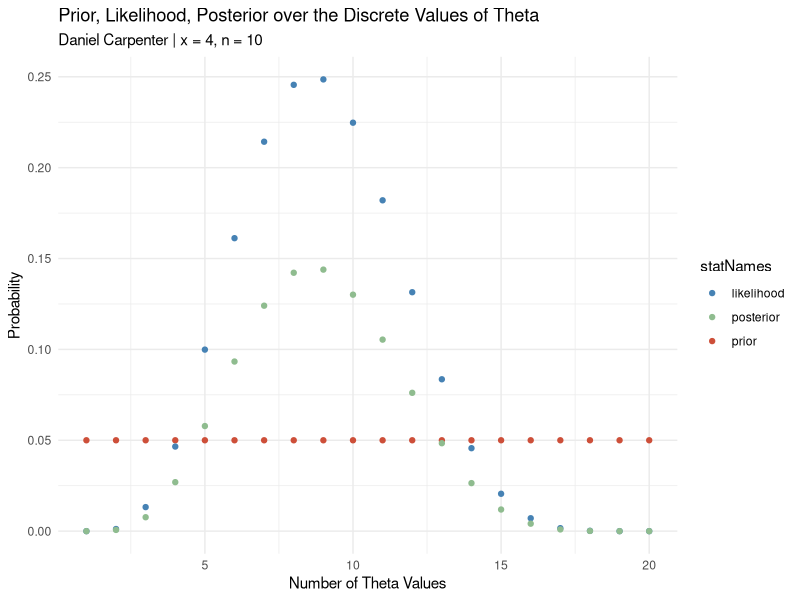
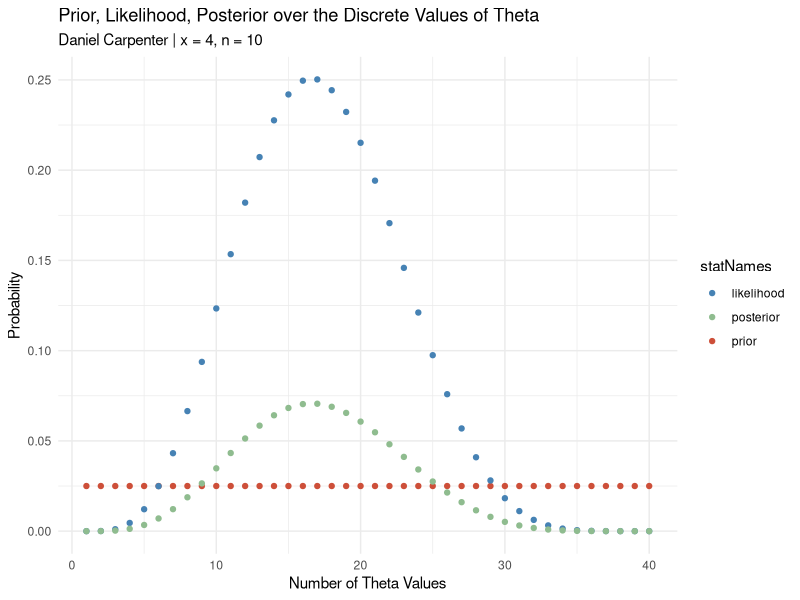
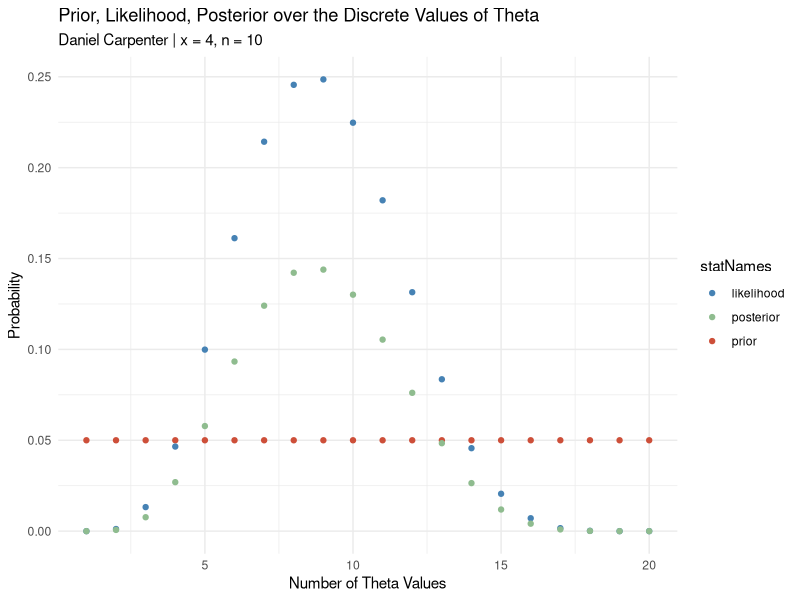
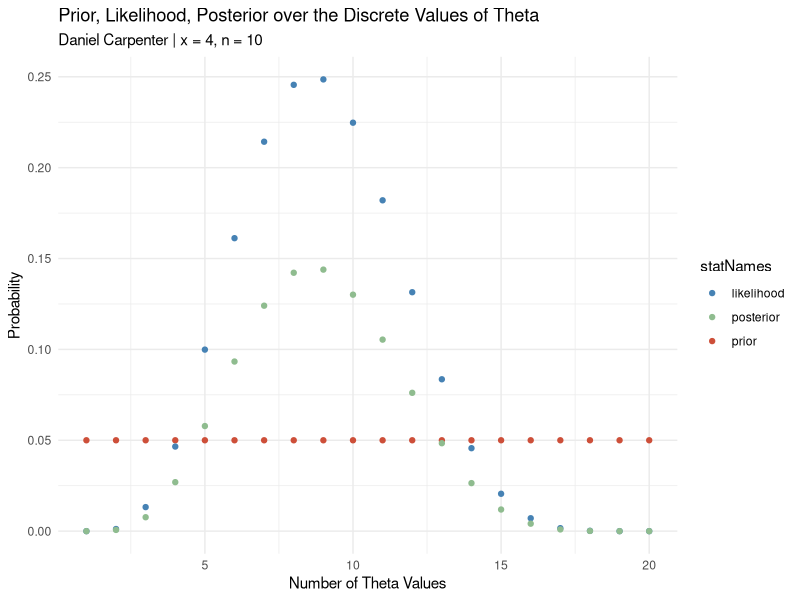
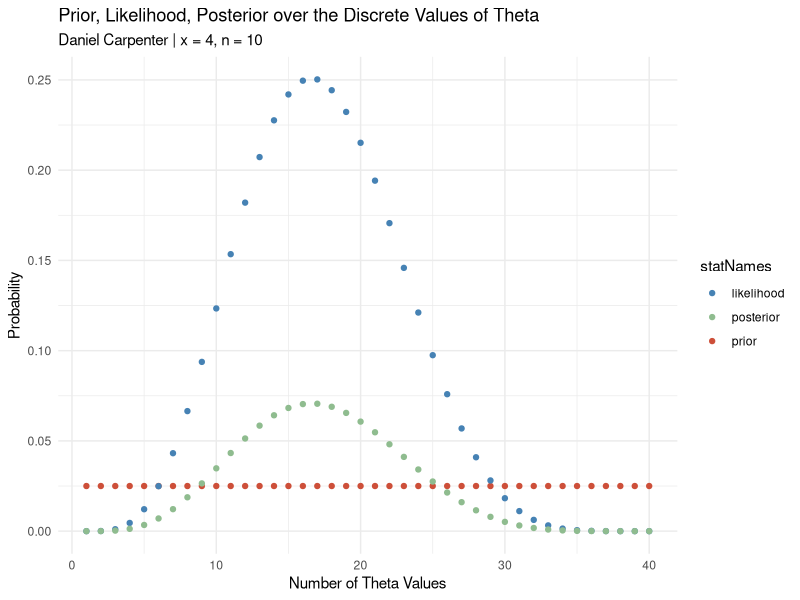
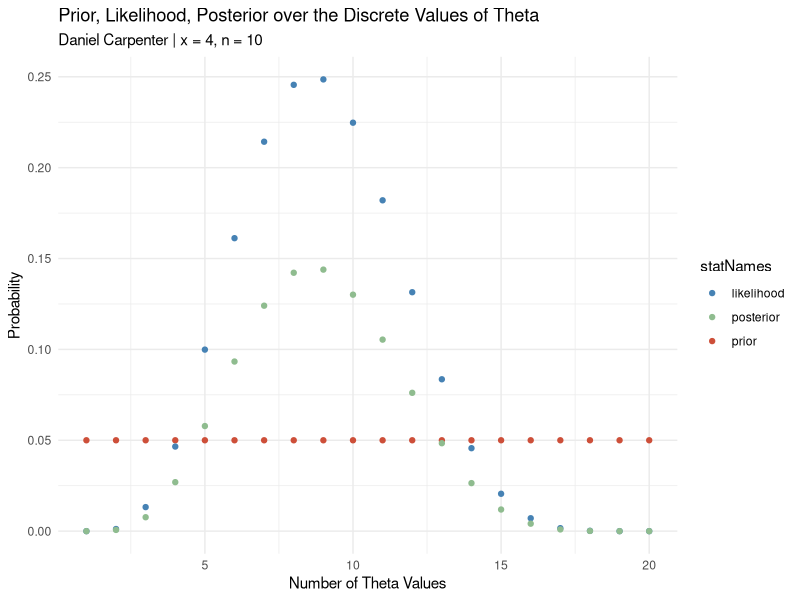

Write R code to recreate these figures, in order.
## ---- chunk 1
knitr::opts_chunk$set(echo = TRUE)
## ---- chunk 2
# Function that creates a classical point est
classicalPointEst <- function(n) {
  theta <- seq(0, 1, length = n)
  
  # Point Estimate for Theta
  return(mean(theta))
}

n = 10 # Num Trials
classicalPointEst(n)
## ---- chunk 3
# Function for classical CI est at 95% confidence
classicalConfInt95 <- function(classicalPointEstFun = classicalPointEst, n) {
  # Get the classical point est
  pointEst <- classicalPointEstFun(n)
  
  # Return the classical interval
  return(pointEst + c(-1, 1) * 1.95 * sqrt(pointEst*(1 - pointEst) / n))
}
  
classicalConfInt95(classicalPointEst, n)
## ---- chunk 4
mycoin <- mybinpost <- function(n, x, p, prior, alpha) {
  
  # CALCULATIONS -------------------------------------------
    
    ## Get the length of p
    numRows <- length(p)
  
    ## Calculate the likelihood
    likelihood  = dbinom(x=x, size=n, prob=p)
    
    ## Calculate the Prior x the Likelihood
    h <-  prior * likelihood
    
    ## Get the posterior Distribution
    posterior = h / sum(h) 
    
    ## Consolidate into a matrix with row and column names
    bayesMatrix <- matrix(c(p, prior, likelihood, h, posterior), 
                        nr = numRows, nc = 5, byrow = FALSE)
    colnames(bayesMatrix) <- c("p", "prior", "likelihood", "h", "posterior")
    rownames(bayesMatrix)= c(rep("", numRows))
    rbind(bayesMatrix, colSums(bayesMatrix)) # Column totals

        
  # PLOTTING -----------------------------------------------
    
    ## Define some colors for the later plots
      red   = 'tomato3'
      blue  = 'steelblue'
      green = 'darkseagreen'
      colorPalette <- c(blue, green, red) # Consolidate in color palette
    
    ## Number of Theta numbers to plot
    thetaNumericValues = 1:numRows
    
    ## Convert to data frame for ggplot
    df <- as.data.frame(cbind(bayesMatrix, thetaNumericValues))
    
    
    if(!require(tidyverse)) install.packages(tidyverse)
    df <- df %>%
      
      ### Select to only the needed data
      select(-h) %>%
      
      ### Pivot y axis variables into single column for ggplot-ing
      pivot_longer(cols      = c("prior", "likelihood", "posterior"),
                   values_to = "values",
                   names_to  = "statNames")
    
    ## Plot it!
    basePlot <- ggplot(df,
                       aes(x = thetaNumericValues,
                           y = values,
                           color = statNames)) +
      ### Theme and colors
      theme_minimal() +
      scale_color_manual(values = colorPalette) +
      
      ### Labels
      labs(title = "Prior, Likelihood, Posterior over the Discrete Values of Theta",
           subtitle = paste0("Daniel Carpenter | x = ", x, ", n = ", n),
           x = 'Number of Theta Values', y = 'Probability')+ 
      
      ### Create the points
      geom_point()
    
    # Output Plot
    print(basePlot)
    
    
  # BCI & Point Est ------------------------------------------
    
    ## BCI
    cp = cumsum(posterior) # cumulative sum
    L = max(which(cp<alpha/2)) # this gives the max index where  cp < alpha/2
    U = min(which(cp > 1-alpha/2))
    BCI = df$p[c(L,U)] # close to the desired BCI
    
    ## Bayesian point estimate is the posterior mean
    bayesPointEst <- mean(posterior)
    
    
  # CLasical Point Est and Interval 95% CI ----------------
      classicalPointEstimate <- classicalPointEst(n)    
      cCI95 <- classicalConfInt95(classicalPointEst, n)

          
  # RETURN DATA ---------------------------------------------
      
    # Create a folder for the Output to stay organized
    outputFolder <- 'Output/'
    dir.create(outputFolder)
    
    # Create the folder for this task
    task1Folder  <- paste0(outputFolder, 'Task_01/')
    dir.create(task1Folder)
    print(paste0('Please find the Output Files located at ', task1Folder))
    
    ## File name for writing data to current wd
    nameOfFile <- paste("", sum(p),sum(prior),n,x,alpha, sep = "_") # Used this name since unique identifier
    
    ## Write a CSV  
    write.csv(x = as.data.frame(bayesMatrix), 
              file = paste0(task1Folder, "BayesBox", nameOfFile, ".csv"))
      
    ## Write above plot to jpg
    ggsave(filename = paste0(task1Folder, "BayesPlot", nameOfFile, ".jpg"),
           plot     = basePlot,
           height   = 8.5,
           width    = 11)
    
    ## Used for latex output of a matrix
    if(!require(xtable)) install.packages(xtable)
    
    ## Return a list of relevant data
    return(list('bayesMatrix'      = bayesMatrix,
                'bayesPointEst'    = bayesPointEst,
                'bayesCredIntvl95' = BCI,
                'classicalPEst'    = classicalPointEstimate,
                'classicalCI95'    = cCI95))
}

## ---- chunk 5
mycoin(p = seq(0,1,length=20), prior =rep(1/20, 20), n=10, x=4, alpha = 0.05)
mycoin(p = seq(0,1,length=40), prior =rep(1/40, 40), n=10, x=4, alpha = 0.05)
mycoin(p = seq(0,1,length=20), prior =rep(1/20, 20), n=10, x=4, alpha = 0.1)
# mycoin(p = seq(0,1,length=40), prior = pr, n =10, x=4, alpha=0.05)
## ---- chunk 6

## ---- chunk 7

## ---- chunk 8

## ---- chunk 9

## ---- chunk 10

## ---- chunk 11

## ---- chunk 12

## ---- chunk 13

## ---- chunk 14

## ---- chunk 15

## ---- chunk 16

## ---- chunk 17

## ---- chunk 18

## ---- chunk 19

## ---- chunk 20

## ---- chunk 21

## ---- chunk 22

## ---- chunk 23

## ---- chunk 24

## ---- chunk 25

## ---- chunk 26
